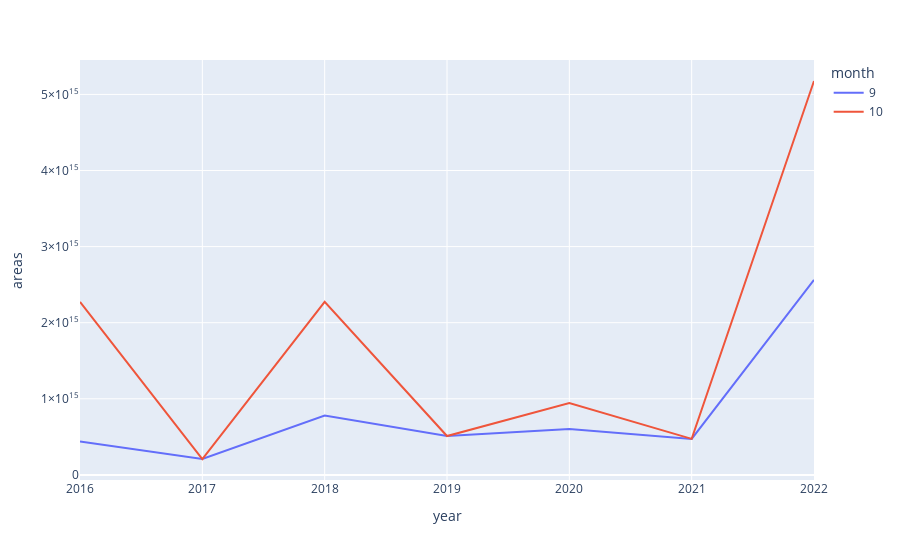

This figure's notebook cell:
### Code cell
df_filtered = df[df.month.isin([9, 10])]
fig = px.line(df_filtered, x = 'year', y = 'areas', color = 'month')
fig.write_image(f"results/{band}/monthly_sep_oct.eps")
fig

### Figure 1 — Plotly figure (JSON) as saved in the notebook; plotly's stock layout.template omitted (floating-point values rounded to 4 significant figures)
{"data": [{"hovertemplate": "month=9<br>year=%{x}<br>areas=%{y}<extra></extra>", "legendgroup": "9", "line": {"color": "#636efa", "dash": "solid"}, "marker": {"symbol": "circle"}, "mode": "lines", "name": "9", "orientation": "v", "showlegend": true, "type": "scatter", "x": [2016, 2017, 2018, 2019, 2020, 2021, 2022], "xaxis": "x", "y": [440600000000000.0, 208900000000000.0, 780717683297938, 510800000000000.0, 603717656590224, 473265064503323, 2563000000000000.0], "yaxis": "y"}, {"hovertemplate": "month=10<br>year=%{x}<br>areas=%{y}<extra></extra>", "legendgroup": "10", "line": {"color": "#EF553B", "dash": "solid"}, "marker": {"symbol": "circle"}, "mode": "lines", "name": "10", "orientation": "v", "showlegend": true, "type": "scatter", "x": [2016, 2017, 2018, 2019, 2020, 2021, 2022], "xaxis": "x", "y": [2272786255845750, 208900000000000.0, 2273329701751688, 510900000000000.0, 945065375239753, 473300000000000.0, 5176465350611136], "yaxis": "y"}], "layout": {"legend": {"title": {"text": "month"}, "tracegroupgap": 0}, "margin": {"t": 60}, "xaxis": {"anchor": "y", "domain": [0, 1], "title": {"text": "year"}}, "yaxis": {"anchor": "x", "domain": [0, 1], "title": {"text": "areas"}}}}
